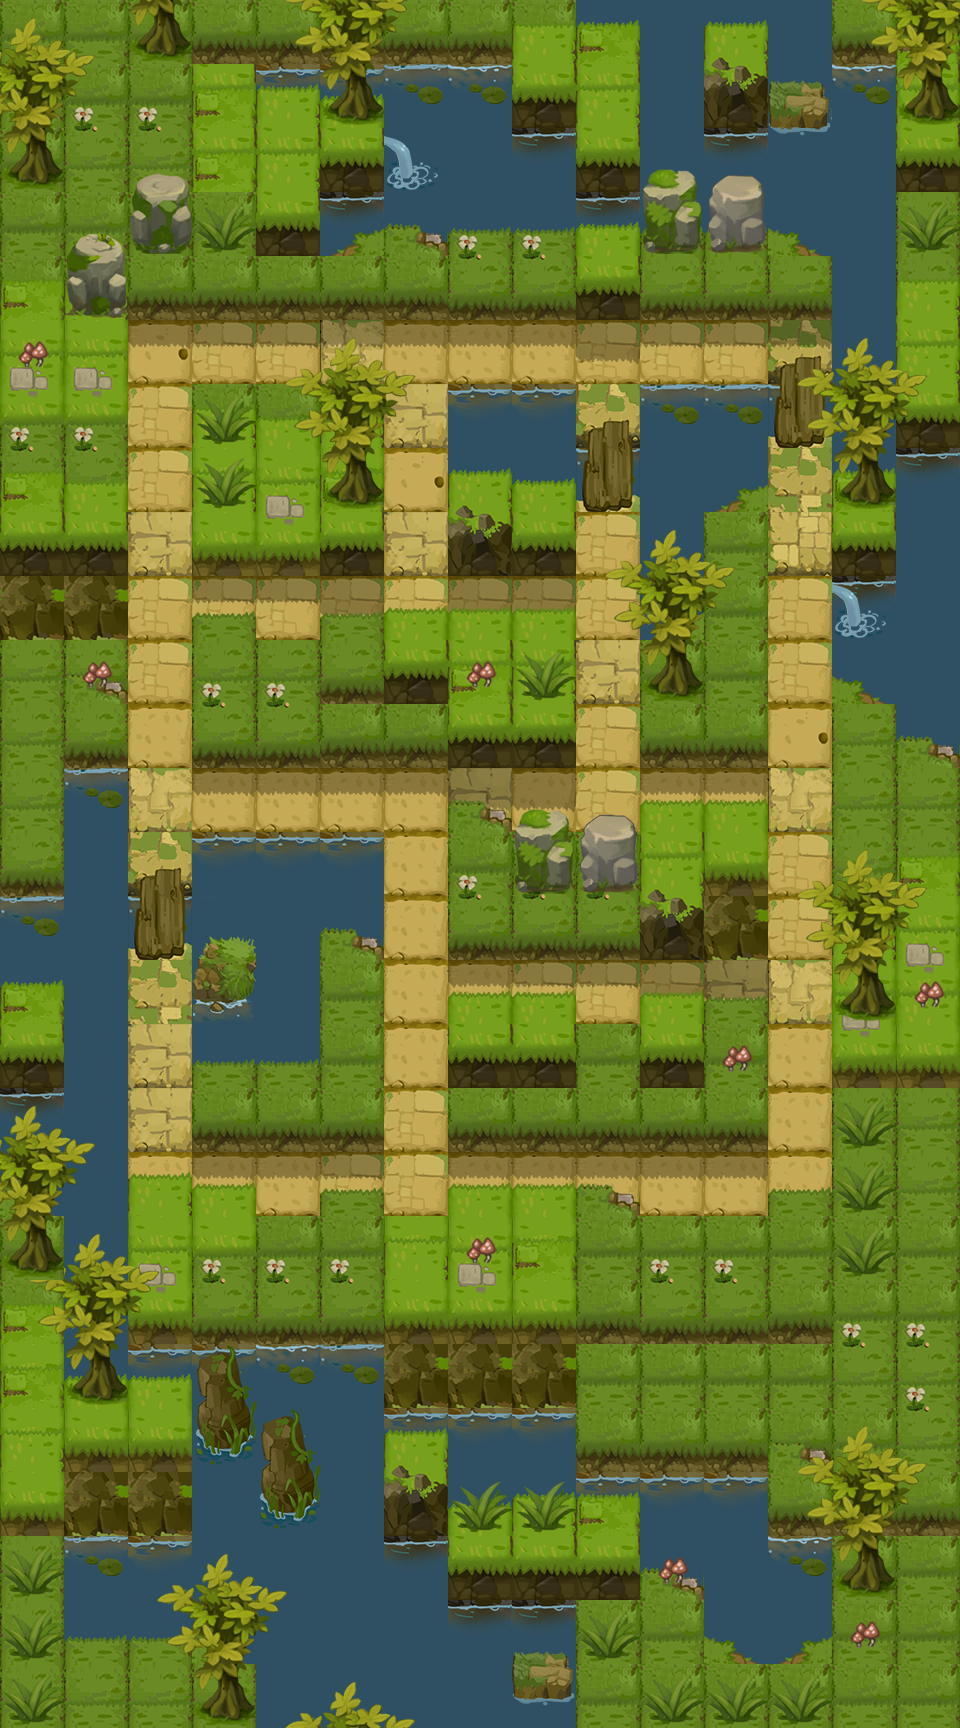

This is a level from a 2D game, rendered from its Tiled map with the project's own tilesets. A one-line summary and the map file follow, with tile-layer data summarised:
An orthogonal 15x27 tile map with 64x64 px tiles, 7 tile layers (background, background_top, block, block_top, ...), 4 tilesets and 5 objects (2x monster, move_3, move_2, move_1).

<map version="1.2" tiledversion="1.2.2" orientation="orthogonal" renderorder="left-down" width="15" height="27" tilewidth="64" tileheight="64" infinite="0" nextlayerid="52" nextobjectid="203">
 <tileset firstgid="1" name="hilly_block_1" tilewidth="64" tileheight="64" tilecount="64" columns="8">
  <image source="img/hilly_block_1.png" width="512" height="512" />
 </tileset>
 <tileset firstgid="65" name="diamond" tilewidth="64" tileheight="64" tilecount="64" columns="8">
  <image source="img/diamond.png" width="512" height="512" />
 </tileset>
 <tileset firstgid="129" name="hilly_bg_1" tilewidth="64" tileheight="64" tilecount="64" columns="8">
  <image source="img/hilly_bg_1.png" width="512" height="512" />
 </tileset>
 <tileset firstgid="193" name="hilly_top_1" tilewidth="64" tileheight="64" tilecount="64" columns="8">
  <image source="img/hilly_top_1.png" width="512" height="512" />
 </tileset>
 <layer id="43" name="background" width="15" height="27">
  <data>[405 cells, 405 non-empty, 9 distinct tile ids]</data>
 </layer>
 <layer id="50" name="background_top" width="15" height="27">
  <data>[405 cells, 39 non-empty, 3 distinct tile ids]</data>
 </layer>
 <layer id="44" name="block" width="15" height="27">
  <data>[405 cells, 325 non-empty, 13 distinct tile ids]</data>
 </layer>
 <layer id="51" name="block_top" width="15" height="27">
  <data>[405 cells, 152 non-empty, 10 distinct tile ids]</data>
 </layer>
 <layer id="45" name="diamond" width="15" height="27">
  <data>[405 cells, 36 non-empty, 1 distinct tile ids]</data>
 </layer>
 <objectgroup color="#ffaaff" id="46" name="trigger" visible="0" />
 <objectgroup color="#ff0000" id="47" name="monster" visible="0">
  <object id="201" name="monster" x="256" y="320" width="64" height="64">
   <properties>
    <property name="Direction_Arr" value="0" />
    <property name="ID_Arr" value="102" />
    <property name="Interval" type="int" value="5000" />
    <property name="Move_Arr" value="0" />
    <property name="Order" type="int" value="1" />
    <property name="Time" type="int" value="0" />
   </properties>
  </object>
  <object id="202" name="monster" x="256" y="576" width="64" height="64">
   <properties>
    <property name="Direction_Arr" value="0" />
    <property name="ID_Arr" value="102" />
    <property name="Interval" type="int" value="5000" />
    <property name="Move_Arr" value="0" />
    <property name="Order" type="int" value="1" />
    <property name="Time" type="int" value="0" />
   </properties>
  </object>
 </objectgroup>
 <objectgroup color="#00ff00" id="48" name="player" visible="0">
  <object id="110" name="move_3" x="576" y="1152" width="64" height="64" />
  <object id="109" name="move_2" x="576" y="1152" width="64" height="64" />
  <object id="107" name="move_1" x="576" y="1152" width="64" height="64" />
 </objectgroup>
 <layer id="49" name="all_top_1" width="15" height="27">
  <data>[405 cells, 137 non-empty, 30 distinct tile ids]</data>
 </layer>
 <layer id="52" name="all_top_2" width="15" height="27">
  <data>[405 cells, 0 non-empty, 0 distinct tile ids]</data>
 </layer>
</map>
